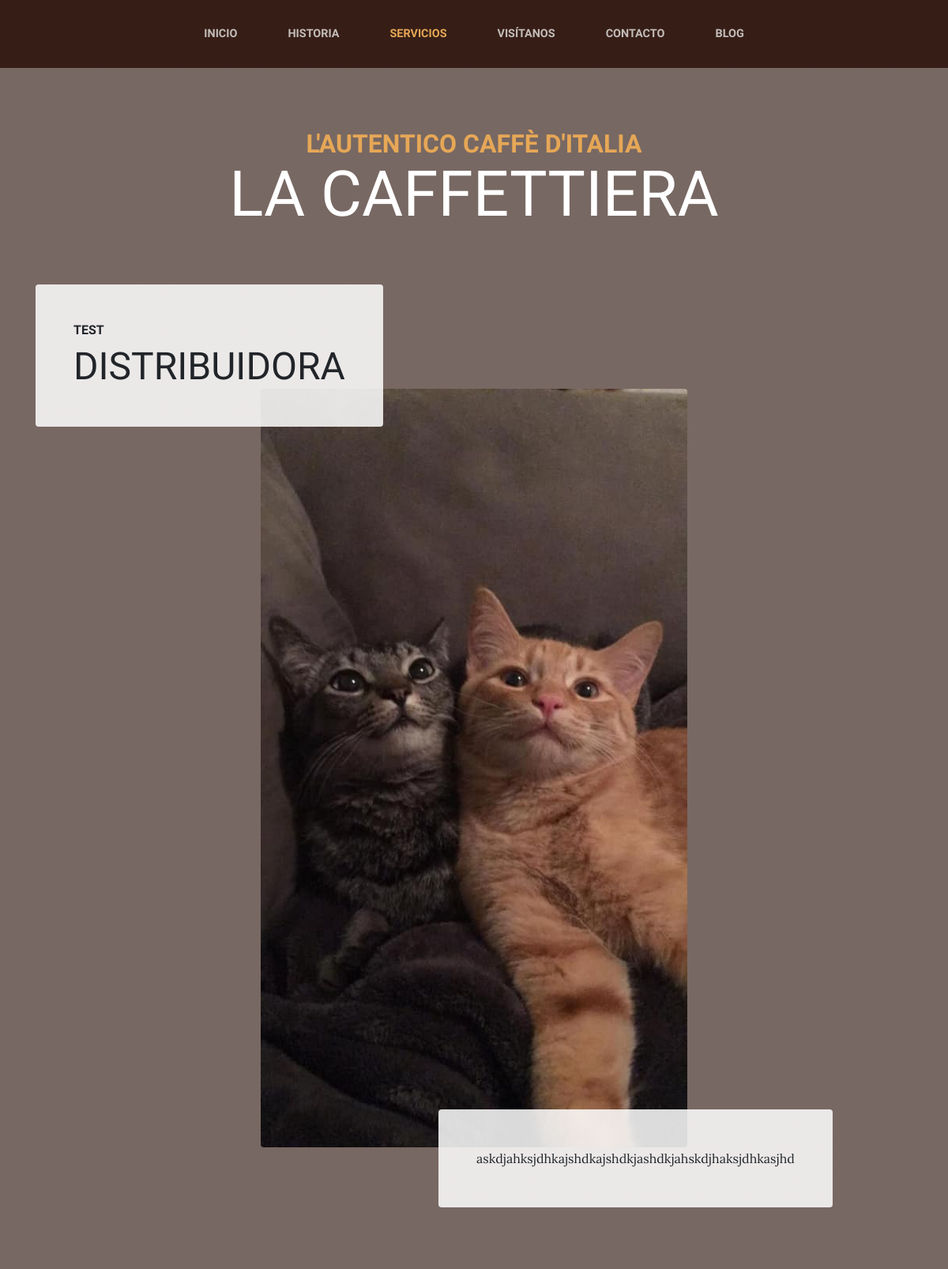
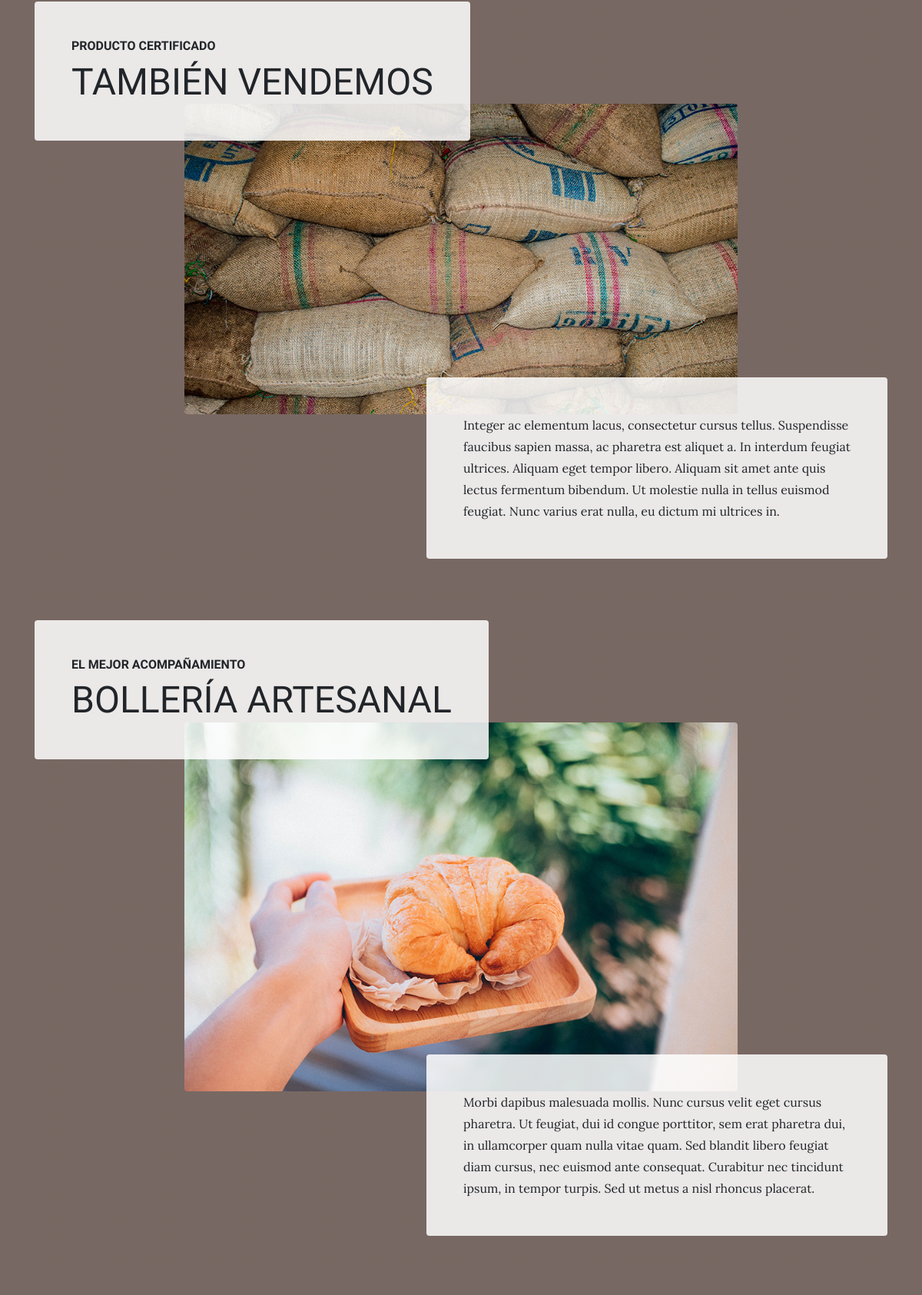
Page /services/ (upper part) on the committed database (2 pictures, top to bottom).
### services/models.py (models this page shows, shortened)
class Service(models.Model):
    title = models.CharField(max_length=200, verbose_name='Título')
    subtitle = models.CharField(max_length=200, verbose_name='Subtítulo')
    content = models.TextField(verbose_name='Contenido')
    image = models.ImageField(upload_to='services', verbose_name='Imagen')
    created = models.DateTimeField(auto_now_add=True, verbose_name='Fecha de creación')
    updated = models.DateTimeField(auto_now=True, verbose_name='Fecha de modificación')
    class Meta:
        verbose_name = 'servicio'
        verbose_name_plural = 'servicios'
        ordering = ["-created"]

### services/views.py (the view)
# urls.py: path('', views.services, name='services'),
def services(request):
    services = Service.objects.all()
    return render(request, "services/services.html", {'services': services})

### pages/templatetags/pages_extras.py (called while the page is built)
@register.simple_tag
def get_page_list():
    pages = Page.objects.all()
    return pages

### social/processors.py (called while the page is built)
def ctx_dict(request):
    ctx = {}
    links = Link.objects.all()
    for link in links:
        ctx[link.key] = link.url #{'LINK_TWITTER': 'twitter.com','LINK_FACEBOOK': 'facebook.com'}
    return ctx

### services/templates/services/services.html (shortened to what this page needs)
{% extends 'core/base.html' %}
{% load static %}
{% block content %}
    {% for service in services %}
    <section class="page-section">
        <div class="container">
            <div class="product-item">
                <div class="product-item-title d-flex">
                    <div class="bg-faded p-5 d-flex mr-auto rounded">
                        <h2 class="section-heading mb-0">
                            <span class="section-heading-upper">{{ service.subtitle }}</span>
                            <span class="section-heading-lower">{{ service.title }}</span>
                        </h2>
                    </div>
                </div>
                <img class="product-item-img mx-auto d-flex rounded img-fluid mb-3 mb-lg-0" src="{{ service.image.url }}"
                     alt="">
                <div class="product-item-description d-flex ml-auto">
                    <div class="bg-faded p-5 rounded">
                        <p class="mb-0">{{ service.content }}</p>
                    </div>
                </div>
            </div>
        </div>
    </section>
    {% endfor %}
{% endblock %}

### core/static/core/css/business-casual.css (style rules this page uses)
body { font-family: 'Lora'; background: linear-gradient(rgba(47, 23, 15, 0.65), rgba(47, 23, 15, 0.65)), url("../img/bg.jpg"); background-attachment: fixed; background-position: center; background-size: cover; }
h1, h2, h3, h4, h5, h6 { font-family: 'Raleway'; }
p { line-height: 1.75; }
.page-section { margin-top: 5rem; margin-bottom: 5rem; }
.section-heading { text-transform: uppercase; }
.section-heading .section-heading-upper { display: block; font-size: 1rem; font-weight: 800; padding-bottom:.5rem; }
.section-heading .section-heading-lower { display: block; font-size: 3rem; font-weight: 100; }
.bg-faded { background-color: rgba(255, 255, 255, 0.85); }
@media (min-width: 992px) { .product-item .product-item-title { position: relative; z-index: 1; margin-bottom: -3rem; } }
@media (min-width: 992px) { .product-item .product-item-img { position: relative; z-index: 0; max-width: 60vw; } }
@media (min-width: 992px) { .product-item .product-item-description { position: relative; z-index: 1; margin-top: -3rem; max-width: 50vw; } }

### rows in the picture
Service: subtitle "TEST", title "DISTRIBUIDORA", image (picture), content "askdjahksjdhkajshdkajshdkjashdkjahskdjhaksjdhkasjhd"
Service: subtitle "PRODUCTO CERTIFICADO", title "TAMBIÉN VENDEMOS", image (picture), content "Integer ac elementum lacus, consectetur cursus tellus. Suspendisse faucibus sapien massa, ac pharetra est aliquet a. In interdum feugiat ultrices. Aliquam eget tempor libero. Aliquam sit amet ante quis lectus fermentum bibendum. Ut molestie nulla in tellus euismod feugiat. Nunc varius erat nulla, eu dictum mi ultrices in."
Service: subtitle "EL MEJOR ACOMPAÑAMIENTO", title "BOLLERÍA ARTESANAL", image (picture), content "Morbi dapibus malesuada mollis. Nunc cursus velit eget cursus pharetra. Ut feugiat, dui id congue porttitor, sem erat pharetra dui, in ullamcorper quam nulla vitae quam. Sed blandit libero feugiat diam cursus, nec euismod ante consequat. Curabitur nec tincidunt ipsum, in tempor turpis. Sed ut metus a nisl rhoncus placerat."
